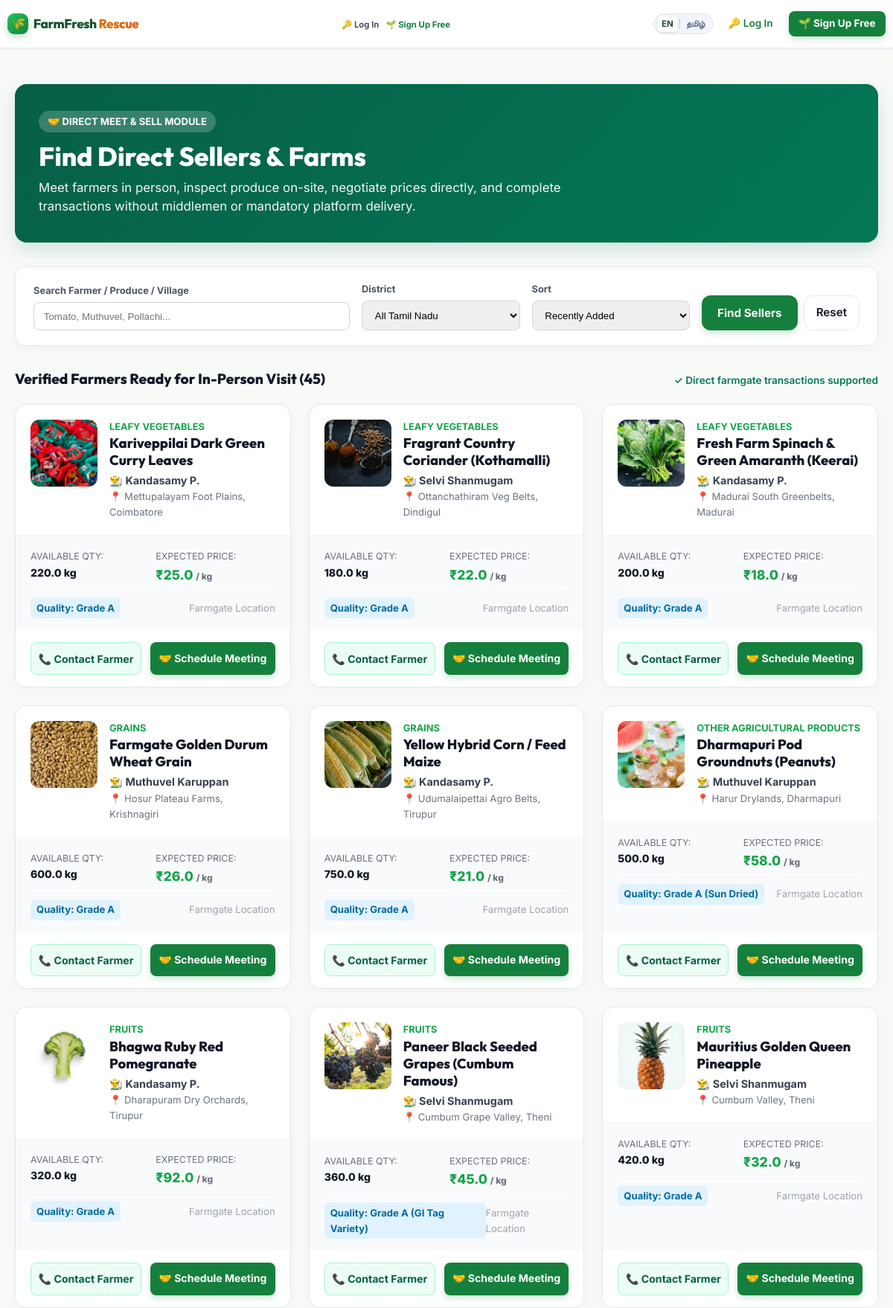
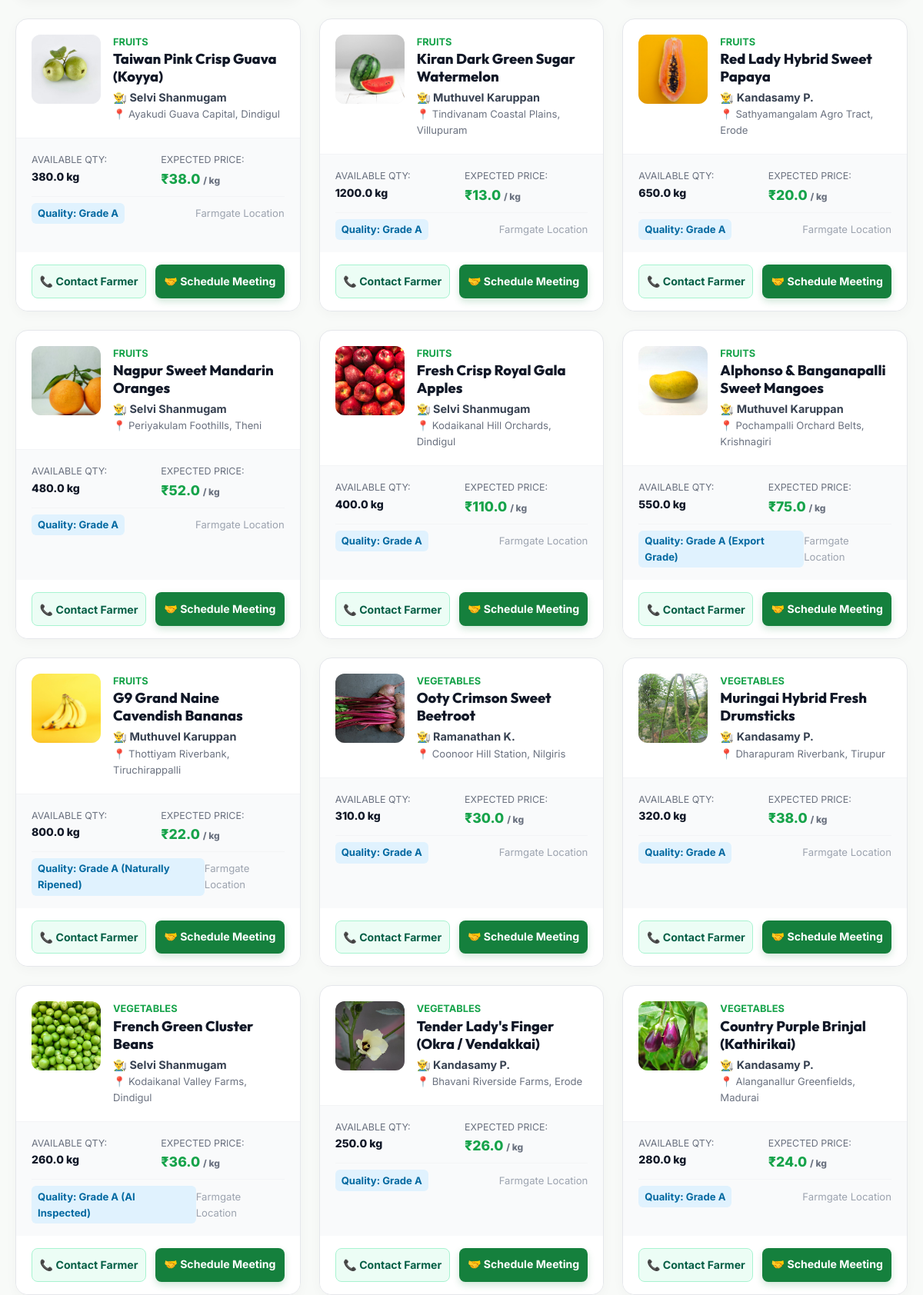
/find-sellers (upper part), run on the app's committed database (2 pictures, top to bottom).
### tables this page shows
CREATE TABLE rescue_products (
        id INTEGER PRIMARY KEY AUTOINCREMENT,
        farmer_id INTEGER NOT NULL,
        listing_id INTEGER,
        product_name TEXT NOT NULL,
        category TEXT NOT NULL CHECK(category IN ('Vegetables', 'Fruits', 'Grains', 'Leafy Vegetables', 'Other Agricultural Products')),
        photo TEXT,
        additional_photos TEXT,
        quantity REAL NOT NULL,
        initial_quantity REAL NOT NULL,
        unit TEXT NOT NULL DEFAULT 'kg',
        original_price REAL NOT NULL,
        rescue_price REAL NOT NULL,
        discount_percent REAL DEFAULT 0,
        quality_grade TEXT NOT NULL DEFAULT 'Grade A',
        harvest_date DATE NOT NULL,
        expiry_date DATE,
        farm_location TEXT NOT NULL,
        district TEXT NOT NULL,
        pin_code TEXT,
        farmer_name TEXT NOT NULL,
        farmer_phone TEXT NOT NULL,
        whatsapp_number TEXT,
        description TEXT,
        status TEXT NOT NULL DEFAULT 'Available' CHECK(status IN ('Available', 'Partially Reserved', 'Sold', 'Expired', 'Removed')),
        created_at TIMESTAMP DEFAULT CURRENT_TIMESTAMP,
        updated_at TIMESTAMP DEFAULT CURRENT_TIMESTAMP,
        FOREIGN KEY (farmer_id) REFERENCES users(id) ON DELETE CASCADE,
        FOREIGN KEY (listing_id) REFERENCES listings(id) ON DELETE SET NULL
    );

### app.py (the view, shortened to what this page needs)
@app.route('/find-sellers')
def find_sellers():
    category = request.args.get('category', 'All').strip()
    district = request.args.get('district', 'All').strip()
    search_q = request.args.get('q', '').strip()
    sort_by = request.args.get('sort', 'recent').strip()
    filters = {'category': category, 'district': district, 'search_q': search_q}
    products = get_shared_rescue_products(filters, sort_by=sort_by)
    return render_template(
        'find_sellers.html',
        products=products,
        filters=filters,
        districts=sorted(list(TN_DISTRICT_COORDINATES.keys()))
    )

### templates/find_sellers.html (shortened to what this page needs)
{% extends "base.html" %}
{% block content %}
<div class="container" style="padding-top: 2rem; padding-bottom: 5rem;">
  <div style="background: linear-gradient(135deg, #065f46 0%, #047857 100%); color: white; padding: 2.25rem 2rem; border-radius: 16px; margin-bottom: 2rem; box-shadow: 0 10px 25px rgba(6, 95, 70, 0.15);">
    <div style="max-width: 750px;">
      <span style="display: inline-block; background: rgba(255,255,255,0.2); padding: 0.25rem 0.75rem; border-radius: 20px; font-size: 0.82rem; font-weight: 700; margin-bottom: 0.6rem;">
        🤝 DIRECT MEET & SELL MODULE
      </span>
      <h1 style="font-size: 2.2rem; font-weight: 800; margin: 0 0 0.5rem 0; color: #ffffff;">Find Direct Sellers & Farms</h1>
      <p style="margin: 0; font-size: 1.05rem; opacity: 0.95; line-height: 1.5;">
        Meet farmers in person, inspect produce on-site, negotiate prices directly, and complete transactions without middlemen or mandatory platform delivery.
      </p>
    </div>
  </div>
  <div style="background: #ffffff; border-radius: 14px; padding: 1.25rem 1.5rem; border: 1px solid #e5e7eb; box-shadow: 0 4px 15px rgba(0,0,0,0.03); margin-bottom: 2rem;">
    <form action="{{ url_for('find_sellers') }}" method="GET" style="display: flex; gap: 1rem; flex-wrap: wrap; align-items: flex-end;">
      <div style="flex: 2; min-width: 220px;">
        <label style="display: block; font-size: 0.8rem; font-weight: 700; color: #4b5563; margin-bottom: 0.3rem;">Search Farmer / Produce / Village</label>
        <input type="text" name="q" value="{{ filters.get('search_q', '') }}" placeholder="Tomato, Muthuvel, Pollachi..." style="width: 100%; padding: 0.65rem 0.8rem; border: 1px solid #d1d5db; border-radius: 8px;">
      </div>
      <div style="flex: 1; min-width: 160px;">
        <label style="display: block; font-size: 0.8rem; font-weight: 700; color: #4b5563; margin-bottom: 0.3rem;">District</label>
        <select name="district" style="width: 100%; padding: 0.65rem 0.8rem; border: 1px solid #d1d5db; border-radius: 8px;">
          <option value="All">All Tamil Nadu</option>
        </select>
      </div>
      <div style="flex: 1; min-width: 160px;">
        <label style="display: block; font-size: 0.8rem; font-weight: 700; color: #4b5563; margin-bottom: 0.3rem;">Sort</label>
        <select name="sort" style="width: 100%; padding: 0.65rem 0.8rem; border: 1px solid #d1d5db; border-radius: 8px;">
          <option value="recent">Recently Added</option>
        </select>
      </div>
      <div style="display: flex; gap: 0.5rem;">
        <button type="submit" class="btn btn-primary" style="padding: 0.65rem 1.25rem; font-weight: 700;">Find Sellers</button>
        <a href="{{ url_for('find_sellers') }}" class="btn btn-secondary" style="padding: 0.65rem 1rem;">Reset</a>
      </div>
    </form>
  </div>
  <div style="display: flex; justify-content: space-between; align-items: baseline; margin-bottom: 1.25rem;">
    <h2 style="font-size: 1.2rem; font-weight: 800; color: #111827; margin: 0;">
      Verified Farmers Ready for In-Person Visit ({{ products|length }})
    </h2>
    <span style="font-size: 0.85rem; color: #047857; font-weight: 600;">
      ✓ Direct farmgate transactions supported
    </span>
  </div>
  {% if products %}
    <div style="display: grid; grid-template-columns: repeat(auto-fill, minmax(340px, 1fr)); gap: 1.5rem;">
      {% for item in products %}
        <div style="background: #ffffff; border-radius: 16px; border: 1px solid #e5e7eb; overflow: hidden; box-shadow: 0 4px 15px rgba(0,0,0,0.03); display: flex; flex-direction: column;">
          <div style="display: flex; padding: 1.25rem; gap: 1rem; border-bottom: 1px solid #f3f4f6;">
            <div style="width: 90px; height: 90px; border-radius: 12px; background: #f3f4f6; overflow: hidden; flex-shrink: 0;">
              {% if item.photo %}
                <img src="{{ url_for('static', filename='uploads/' ~ item.photo) }}" alt="{{ item.product_name }}" style="width: 100%; height: 100%; object-fit: cover;">
              {% else %}
                <div style="width: 100%; height: 100%; display: flex; align-items: center; justify-content: center; font-size: 2rem;">🌾</div>
              {% endif %}
            </div>
            <div style="flex: 1;">
              <div style="font-size: 0.8rem; font-weight: 700; color: #16a34a; text-transform: uppercase;">{{ item.category }}</div>
              <h3 style="font-size: 1.15rem; font-weight: 800; color: #111827; margin: 0 0 0.25rem 0;">{{ item.product_name }}</h3>
              <div style="font-size: 0.9rem; font-weight: 700; color: #374151;">👨‍🌾 {{ item.farmer_name }}</div>
              <div style="font-size: 0.82rem; color: #6b7280;">📍 {{ item.farm_location }}, {{ item.district }}</div>
            </div>
          </div>
          <div style="padding: 1rem 1.25rem; background: #f9fafb; font-size: 0.88rem; flex: 1;">
            <div style="display: grid; grid-template-columns: 1fr 1fr; gap: 0.5rem; margin-bottom: 0.5rem;">
              <div>
                <span style="color: #6b7280; font-size: 0.78rem;">AVAILABLE QTY:</span>
                <div style="font-weight: 800; color: #111827;">{{ item.quantity }} {{ item.unit }}</div>
              </div>
              <div>
                <span style="color: #6b7280; font-size: 0.78rem;">EXPECTED PRICE:</span>
                <div style="font-weight: 800; color: #16a34a; font-size: 1.1rem;">₹{{ item.rescue_price }} <span style="font-size: 0.75rem; color: #6b7280;">/ kg</span></div>
              </div>
            </div>
            <div style="display: flex; justify-content: space-between; align-items: center; font-size: 0.82rem; border-top: 1px solid #f3f4f6; padding-top: 0.5rem;">
              <span style="background: #e0f2fe; color: #0369a1; padding: 0.2rem 0.5rem; border-radius: 6px; font-weight: 700;">
                Quality: {{ item.quality_grade }}
              </span>
              {% if item.distance_km %}
                <span style="color: #0284c7; font-weight: 700;">
                  🚗 {{ item.distance_km }} km away
                </span>
              {% else %}
                <span style="color: #9ca3af;">Farmgate Location</span>
              {% endif %}
            </div>
          </div>
          <div style="padding: 1rem 1.25rem; display: grid; grid-template-columns: 1fr 1.2fr; gap: 0.75rem; background: #ffffff;">
            <button onclick="openContactModal('{{ item.farmer_name }}', '{{ item.farmer_phone }}', '{{ item.whatsapp_number or item.farmer_phone }}', '{{ item.product_name }}', '{{ item.farmer_id }}')" class="btn" style="background: #ecfdf5; color: #065f46; border: 1px solid #a7f3d0; font-weight: 700; font-size: 0.88rem; padding: 0.6rem; border-radius: 8px;">
              📞 Contact Farmer
            </button>
            <a href="{{ url_for('schedule_direct_meeting', product_id=item.id) }}" class="btn btn-primary" style="font-weight: 700; font-size: 0.88rem; padding: 0.6rem; border-radius: 8px; text-align: center;">
              🤝 Schedule Meeting
            </a>
          </div>
        </div>
      {% endfor %}
    </div>
  {% endif %}
</div>
{% endblock %}

### data on the page
rescue_products: photo (picture), category "LEAFY VEGETABLES", product_name "Kariveppilai Dark Green Curry Leaves", farmer_name "Kandasamy P.", farm_location "Mettupalayam Foot Plains", district "Coimbatore", quantity "220.0", unit "kg", rescue_price "25.0", quality_grade "Grade A"
rescue_products: photo (picture), category "LEAFY VEGETABLES", product_name "Fragrant Country Coriander (Kothamalli)", farmer_name "Selvi Shanmugam", farm_location "Ottanchathiram Veg Belts", district "Dindigul", quantity "180.0", unit "kg", rescue_price "22.0", quality_grade "Grade A"
rescue_products: photo (picture), category "LEAFY VEGETABLES", product_name "Fresh Farm Spinach & Green Amaranth (Keerai)", farmer_name "Kandasamy P.", farm_location "Madurai South Greenbelts", district "Madurai", quantity "200.0", unit "kg", rescue_price "18.0", quality_grade "Grade A"
rescue_products: photo (picture), category "GRAINS", product_name "Farmgate Golden Durum Wheat Grain", farmer_name "Muthuvel Karuppan", farm_location "Hosur Plateau Farms", district "Krishnagiri", quantity "600.0", unit "kg", rescue_price "26.0", quality_grade "Grade A"
rescue_products: photo (picture), category "GRAINS", product_name "Yellow Hybrid Corn / Feed Maize", farmer_name "Kandasamy P.", farm_location "Udumalaipettai Agro Belts", district "Tirupur", quantity "750.0", unit "kg", rescue_price "21.0", quality_grade "Grade A"
rescue_products: photo (picture), category "OTHER AGRICULTURAL PRODUCTS", product_name "Dharmapuri Pod Groundnuts (Peanuts)", farmer_name "Muthuvel Karuppan", farm_location "Harur Drylands", district "Dharmapuri", quantity "500.0", unit "kg", rescue_price "58.0", quality_grade "Grade A (Sun Dried)"
rescue_products: photo (picture), category "FRUITS", product_name "Bhagwa Ruby Red Pomegranate", farmer_name "Kandasamy P.", farm_location "Dharapuram Dry Orchards", district "Tirupur", quantity "320.0", unit "kg", rescue_price "92.0", quality_grade "Grade A"
rescue_products: photo (picture), category "FRUITS", product_name "Paneer Black Seeded Grapes (Cumbum Famous)", farmer_name "Selvi Shanmugam", farm_location "Cumbum Grape Valley", district "Theni", quantity "360.0", unit "kg", rescue_price "45.0", quality_grade "Grade A (GI Tag Variety)"
rescue_products: photo (picture), category "FRUITS", product_name "Mauritius Golden Queen Pineapple", farmer_name "Selvi Shanmugam", farm_location "Cumbum Valley", district "Theni", quantity "420.0", unit "kg", rescue_price "32.0", quality_grade "Grade A"
rescue_products: photo (picture), category "FRUITS", product_name "Taiwan Pink Crisp Guava (Koyya)", farmer_name "Selvi Shanmugam", farm_location "Ayakudi Guava Capital", district "Dindigul", quantity "380.0", unit "kg", rescue_price "38.0", quality_grade "Grade A"
rescue_products: photo (picture), category "FRUITS", product_name "Kiran Dark Green Sugar Watermelon", farmer_name "Muthuvel Karuppan", farm_location "Tindivanam Coastal Plains", district "Villupuram", quantity "1200.0", unit "kg", rescue_price "13.0", quality_grade "Grade A"
rescue_products: photo (picture), category "FRUITS", product_name "Red Lady Hybrid Sweet Papaya", farmer_name "Kandasamy P.", farm_location "Sathyamangalam Agro Tract", district "Erode", quantity "650.0", unit "kg", rescue_price "20.0", quality_grade "Grade A"
rescue_products: photo (picture), category "FRUITS", product_name "Nagpur Sweet Mandarin Oranges", farmer_name "Selvi Shanmugam", farm_location "Periyakulam Foothills", district "Theni", quantity "480.0", unit "kg", rescue_price "52.0", quality_grade "Grade A"
rescue_products: photo (picture), category "FRUITS", product_name "Fresh Crisp Royal Gala Apples", farmer_name "Selvi Shanmugam", farm_location "Kodaikanal Hill Orchards", district "Dindigul", quantity "400.0", unit "kg", rescue_price "110.0", quality_grade "Grade A"
rescue_products: photo (picture), category "FRUITS", product_name "Alphonso & Banganapalli Sweet Mangoes", farmer_name "Muthuvel Karuppan", farm_location "Pochampalli Orchard Belts", district "Krishnagiri", quantity "550.0", unit "kg", rescue_price "75.0", quality_grade "Grade A (Export Grade)"
rescue_products: photo (picture), category "FRUITS", product_name "G9 Grand Naine Cavendish Bananas", farmer_name "Muthuvel Karuppan", farm_location "Thottiyam Riverbank", district "Tiruchirappalli", quantity "800.0", unit "kg", rescue_price "22.0", quality_grade "Grade A (Naturally Ripened)"
rescue_products: photo (picture), category "VEGETABLES", product_name "Ooty Crimson Sweet Beetroot", farmer_name "Ramanathan K.", farm_location "Coonoor Hill Station", district "Nilgiris", quantity "310.0", unit "kg", rescue_price "30.0", quality_grade "Grade A"
rescue_products: photo (picture), category "VEGETABLES", product_name "Muringai Hybrid Fresh Drumsticks", farmer_name "Kandasamy P.", farm_location "Dharapuram Riverbank", district "Tirupur", quantity "320.0", unit "kg", rescue_price "38.0", quality_grade "Grade A"
rescue_products: photo (picture), category "VEGETABLES", product_name "French Green Cluster Beans", farmer_name "Selvi Shanmugam", farm_location "Kodaikanal Valley Farms", district "Dindigul", quantity "260.0", unit "kg", rescue_price "36.0", quality_grade "Grade A (AI Inspected)"
rescue_products: photo (picture), category "VEGETABLES", product_name "Tender Lady's Finger (Okra / Vendakkai)", farmer_name "Kandasamy P.", farm_location "Bhavani Riverside Farms", district "Erode", quantity "250.0", unit "kg", rescue_price "26.0", quality_grade "Grade A"
rescue_products: photo (picture), category "VEGETABLES", product_name "Country Purple Brinjal (Kathirikai)", farmer_name "Kandasamy P.", farm_location "Alanganallur Greenfields", district "Madurai", quantity "280.0", unit "kg", rescue_price "24.0", quality_grade "Grade A"

### other printed values
{{ _t('log_in') }} "Log In"
{{ _t('sign_up') }} "Sign Up Free"
{{ products|length }} "45"
